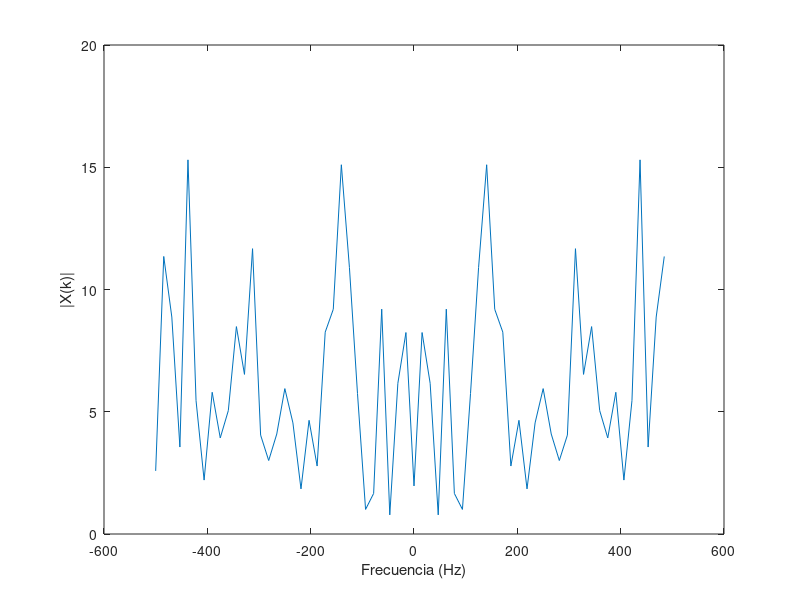

Write MATLAB code to recreate this figure. (Note: this script raises an error after producing the figure.)
%%%%%%%%%%%%%%%%%%%%%%%%%%%%%%%%%%%%%%%%%%%%%%%%%%%%%%%%%%%%
%%%%%%%%%%%%%%  PARTE 1: Convolución Circular %%%%%%%%%%%%%%
%%%%%%%%%%%%%%%%%%%%%%%%%%%%%%%%%%%%%%%%%%%%%%%%%%%%%%%%%%%%

% PREGUNTA 1

% Parámetros
N = 64;        % Longitud de x[n], puede ajustarse
Ts = 1e-3;     % Periodo de muestreo

% Generar señal aleatoria x[n]
x = randn(N, 1);

% Calcular su espectro X(k)
X = fftshift(fft(x));

% Vector de frecuencia para graficar
Fs = 1/Ts;
f = (-N/2:N/2-1)*(Fs/N);

% Graficar el espectro de x[n]
figure;
plot(f, abs(X));
xlabel("Frecuencia (Hz)");
ylabel("|X(k)|");
xline(0)
title("Espectro de x[n]");


% PREGUNTA 2

% Respuesta al impulso del canal h[n]
h = [-0.1, 0.3, -0.5, 0.7, -0.9, 0.7, -0.5, 0.3, -0.1]';

% Llenar con ceros h[n] hasta longitud N
h_padded = [h; zeros(N - length(h), 1)];

% Calcular su espectro H(k)
H = fftshift(fft(h_padded));

% Graficar el espectro de h[n]
figure;
plot(f, abs(H));
xlabel("Frecuencia (Hz)");
ylabel("|H(k)|");
title("Espectro de h[n]");


% PREGUNTA 3

% Convolución lineal
y = conv(x, h);

% Calcular su FFT de N puntos
Y = fftshift(fft(y, N));

% Graficar el espectro de y[n]
figure;
plot(f, abs(Y));
xlabel("Frecuencia (Hz)");
ylabel("|Y_L(k)|");
title("Espectro de y_L[n] (Convolución Lineal)");


% PREGUNTA 4

% Convolución circular
yc = cconv(x, h, N);  % Convolución circular de N puntos

% Calcular su espectro Yc(k)
Yc = fftshift(fft(yc));

% Graficar el espectro de yc[n]
figure;
plot(f, abs(Yc));
xlabel("Frecuencia (Hz)");
ylabel("|Y_c(k)|");
title("Espectro de y_c[n] (Convolución Circular)");


% PREGUNTA 5

% Calcular el producto X(k) * H(k)
XH = X .* H;

% Comparación entre X(k)*H(k) y Y(k)
figure;
subplot(1,2,1);
plot(f, abs(XH), f, abs(Y));
xlabel("Frecuencia (Hz)");
ylabel("Magnitud");
title("Comparación de X(k)*H(k) y Y_L(k)");
legend("|X(k)*H(k)|", "|Y_L(k)|");

% Comparación entre X(k)*H(k) y Yc(k)
subplot(1,2,2);
plot(f, abs(XH), f, abs(Yc));
xlabel("Frecuencia (Hz)");
ylabel("Magnitud");
title("Comparación de X(k)*H(k) y Y_c(k)");
legend("|X(k)*H(k)|", "|Y_c(k)|");


% PREGUNTA 6

% Longitud del prefijo cíclico (debe ser >= longitud de h[n]-1)
L = length(h) - 1;

% Construir prefijo cíclico a partir de las últimas L muestras de x[n]
cyclic_prefix = x(end-L+1:end);

% Extender x[n] con prefijo cíclico
x_ext = [cyclic_prefix; x];

figure;
hold on;
plot(-L:N-1, x_ext, "b")
plot(0:N-1, x, "r");
xlabel("n");
ylabel("x[n]");
legend("x_{ext}[n]", "x[n]");
title("Señal x[n] y x_{ext}[n] con Prefijo Cíclico");
hold off;


% PREGUNTA 7

% Longitud óptima del prefijo cíclico es L = length(h) - 1
fprintf("Longitud elegida del prefijo cíclico: %d\n", L);

% Convolución lineal con la señal extendida
y_ext = conv(x_ext, h);

% Eliminar las primeras L muestras para extraer el resultado de la convolución circular
yc_extracted = y_ext(L+1:L+N);


figure;
hold on;
plot(-L:N+L-1, y_ext, "b")
plot(0:N-1, yc_extracted, "r");
xlabel("n");
ylabel("x[n]");
xlim([-L, N+L-1])
legend("y_{ext}[n]", "y_c[n]");
title("Convolución circular extraída de la lineal");
hold off;

Yc_extracted = fftshift(fft(yc_extracted));




%%%%%%%%%%%%%%%%%%%%%%%%%%%%%%%%%%%%%%%%%%%%%%%%%%%%%%%%%%%%
%%%%%%%%%%%%%%%%%%  PARTE 2: Ecualización %%%%%%%%%%%%%%%%%%
%%%%%%%%%%%%%%%%%%%%%%%%%%%%%%%%%%%%%%%%%%%%%%%%%%%%%%%%%%%%

% Parámetros de OFDM
NFFT = 128;           % Tamaño de FFT
Ncp = 16;             % Longitud del prefijo cíclico (varía según el caso)
Nofdm = 100;          % Número de símbolos OFDM
Nsub = 10;            % Número de subportadoras de datos
modOrder = 4;         % Modulación QPSK (número M-ario)

% Respuesta al impulso del canal h[n]
h = [0, -0.1, 0.3, -0.5, 0.7, -0.9, 0.7, -0.5, 0.3, -0.1, 0]';


% Respuesta de frecuencia ideal del canal
H = fft(h, NFFT);

% Generar bits aleatorios
numBits = Nsub * Nofdm * log2(modOrder);
bits = randi([0 1], numBits, 1);

%%%%%%%%%%%%%%%%%%%%%%%%%%%%%%%%%%%%%%%%%%%%%%%%%%%%%%%%%%%%
%%%%%%%%%%%%  PARTE A: Intervalo de guarda con 0 %%%%%%%%%%%%%%%%%%
%%%%%%%%%%%%%%%%%%%%%%%%%%%%%%%%%%%%%%%%%%%%%%%%%%%%%%%%%%%%

% Actualizar Ncp para este caso
Ncp = 16;

% Modulación QPSK
symbols = moduladorQPSK(bits);

% Remodelar símbolos en subportadoras x símbolos OFDM
symbols_matrix = reshape(symbols, Nsub, Nofdm);

% Inicializar la matriz de símbolos OFDM
X = zeros(NFFT, Nofdm);

% Mapear símbolos a subportadoras
X(2:Nsub+1, :) = symbols_matrix;

% Modulación OFDM (IFFT)
ofdm_symbols = ifft(X, NFFT);

% Agregar intervalo de guarda lleno de ceros
ofdm_with_guard = [zeros(Ncp, Nofdm); ofdm_symbols];

% Serializar los símbolos OFDM
s = ofdm_with_guard(:);

% Transmitir a través del canal
s_rx = conv(s, h);
s_rx = s_rx(1:length(s));

% Remodelar la señal recibida
s_rx_matrix = reshape(s_rx, NFFT + Ncp, Nofdm);

% Eliminar el intervalo de guarda
received_symbols = s_rx_matrix(Ncp+1:end, :);

% Demodulación OFDM (FFT)
Y = fft(received_symbols, NFFT);

size(Y)
size(repmat(H.', 1, Nofdm))

% Ecualización en el dominio de frecuencia
Y_eq = Y ./ repmat(H, 1, Nofdm);

% Extraer las subportadoras de datos
received_data = Y_eq(2:Nsub+1, :);
received_data = received_data(:);

% Demodulación QPSK
received_bits = demoduladorQPSK(received_data);

% Calcular BER
num_errors = sum(bits ~= received_bits);
bit_error_rate = num_errors / numBits;
fprintf("Caso a) BER con intervalo de guarda en cero: %f\n", bit_error_rate);

% Diagrama de constelación
figure;
subplot(1,2,1);
plot(real(symbols), imag(symbols), "o");
title("Constelación Transmitida");
xlabel("En Fase");
ylabel("En Cuadratura");
axis square;

subplot(1,2,2);
plot(real(received_data), imag(received_data), "o");
title("Constelación Recibida (Caso a)");
xlabel("En Fase");
ylabel("En Cuadratura");
axis square;

%%%%%%%%%%%%%%%%%%%%%%%%%%%%%%%%%%%%%%%%%%%%%%%%%%%%%%%%%%%%
%%%%%%%%%%%%  PARTE B: Intervalo de guarda con 0 %%%%%%%%%%%%%%%%%%
%%%%%%%%%%%%%%%%%%%%%%%%%%%%%%%%%%%%%%%%%%%%%%%%%%%%%%%%%%%%

% Actualizar Ncp para el Caso b)
Ncp = 4;  % Longitud del prefijo cíclico menor al canal

% Modulación QPSK
symbols_b = moduladorQPSK(bits);

% Remodelar símbolos en subportadoras x símbolos OFDM
symbols_matrix_b = reshape(symbols_b, Nsub, Nofdm);

% Inicializar la matriz de símbolos OFDM
X_b = zeros(NFFT, Nofdm);

% Mapear símbolos a subportadoras
X_b(2:Nsub+1, :) = symbols_matrix_b;

% Modulación OFDM (IFFT)
ofdm_symbols_b = ifft(X_b, NFFT);

% Agregar prefijo cíclico (copia de las últimas Ncp muestras)
cyclic_prefix_b = ofdm_symbols_b(end-Ncp+1:end, :);
ofdm_with_cp_b = [cyclic_prefix_b; ofdm_symbols_b];

% Serializar los símbolos OFDM
s_b = ofdm_with_cp_b(:);

% Transmitir a través del canal
s_rx_b = conv(s_b, h);
s_rx_b = s_rx_b(1:length(s_b));

% Remodelar la señal recibida
s_rx_matrix_b = reshape(s_rx_b, NFFT + Ncp, Nofdm);

% Eliminar el prefijo cíclico
received_symbols_b = s_rx_matrix_b(Ncp+1:end, :);

% Demodulación OFDM (FFT)
Y_b = fft(received_symbols_b, NFFT);

% Ecualización en el dominio de frecuencia
Y_eq_b = Y_b ./ repmat(H, 1, Nofdm);

% Extraer las subportadoras de datos
received_data_b = Y_eq_b(2:Nsub+1, :);
received_data_b = received_data_b(:);

% Demodulación QPSK
received_bits_b = demoduladorQPSK(received_data_b);

% Calcular BER
num_errors_b = sum(bits ~= received_bits_b);
bit_error_rate_b = num_errors_b / numBits;
fprintf("Caso b) BER con prefijo cíclico corto: %f\n", bit_error_rate_b);

% Diagrama de constelación
figure;
subplot(1,2,1);
plot(real(symbols_b), imag(symbols_b), "o");
title("Constelación Transmitida");
xlabel("En Fase");
ylabel("En Cuadratura");
axis square;

subplot(1,2,2);
plot(real(received_data_b), imag(received_data_b), "o");
title("Constelación Recibida (Caso b)");
xlabel("En Fase");
ylabel("En Cuadratura");
axis square;

%%%%%%%%%%%%%%%%%%%%%%%%%%%%%%%%%%%%%%%%%%%%%%%%%%%%%%%%%%%%
%%%%%%%%%%%%  PARTE C:  %%%%%%%%%%%%%%%%%%
%%%%%%%%%%%%%%%%%%%%%%%%%%%%%%%%%%%%%%%%%%%%%%%%%%%%%%%%%%%%

% Actualizar Ncp para el Caso c)
Ncp = 16;  % Longitud del prefijo cíclico igual o mayor al canal

% Modulación QPSK
symbols_c = moduladorQPSK(bits);

% Remodelar símbolos en subportadoras x símbolos OFDM
symbols_matrix_c = reshape(symbols_c, Nsub, Nofdm);

% Inicializar la matriz de símbolos OFDM
X_c = zeros(NFFT, Nofdm);

% Mapear símbolos a subportadoras
X_c(2:Nsub+1, :) = symbols_matrix_c;

% Modulación OFDM (IFFT)
ofdm_symbols_c = ifft(X_c, NFFT);

% Agregar prefijo cíclico (copia de las últimas Ncp muestras)
cyclic_prefix_c = ofdm_symbols_c(end-Ncp+1:end, :);
ofdm_with_cp_c = [cyclic_prefix_c; ofdm_symbols_c];

% Serializar los símbolos OFDM
s_c = ofdm_with_cp_c(:);

% Transmitir a través del canal
s_rx_c = conv(s_c, h);
s_rx_c = s_rx_c(1:length(s_c));

% Remodelar la señal recibida
s_rx_matrix_c = reshape(s_rx_c, NFFT + Ncp, Nofdm);

% Eliminar el prefijo cíclico
received_symbols_c = s_rx_matrix_c(Ncp+1:end, :);

% Demodulación OFDM (FFT)
Y_c = fft(received_symbols_c, NFFT);

% Ecualización en el dominio de frecuencia
Y_eq_c = Y_c ./ repmat(H, 1, Nofdm);

% Extraer las subportadoras de datos
received_data_c = Y_eq_c(2:Nsub+1, :);
received_data_c = received_data_c(:);

% Demodulación QPSK
received_bits_c = demoduladorQPSK(received_data_c);

% Calcular BER
num_errors_c = sum(bits ~= received_bits_c);
bit_error_rate_c = num_errors_c / numBits;
fprintf("Caso c) BER con prefijo cíclico suficiente: %f\n", bit_error_rate_c);

% Diagrama de constelación
figure;
subplot(1,2,1);
plot(real(symbols_c), imag(symbols_c), "o");
title("Constelación Transmitida");
xlabel("En Fase");
ylabel("En Cuadratura");
axis square;

subplot(1,2,2);
plot(real(received_data_c), imag(received_data_c), "o");
title("Constelación Recibida (Caso c)");
xlabel("En Fase");
ylabel("En Cuadratura");
axis square;
